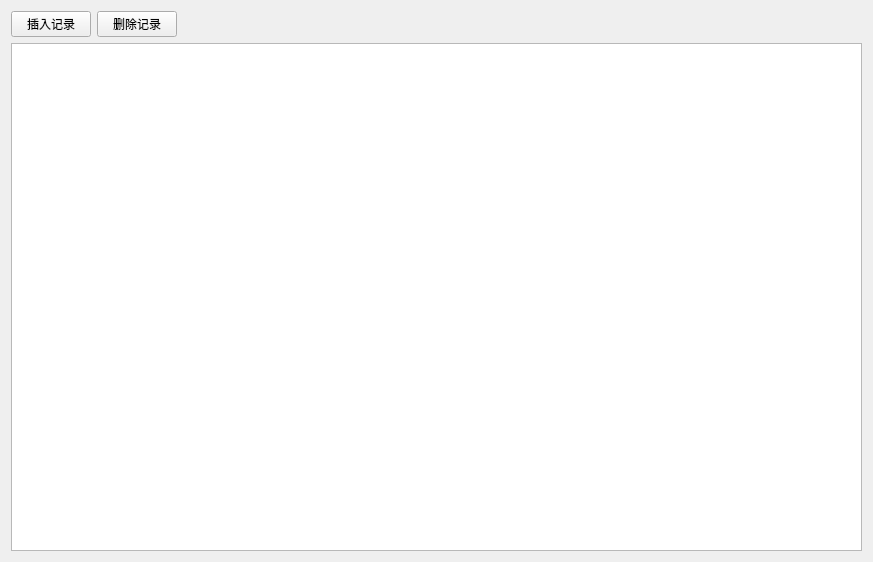
<?xml version="1.0" encoding="UTF-8"?>
<ui version="4.0">
 <class>DBTable</class>
 <widget class="QWidget" name="DBTable">
  <property name="geometry">
   <rect>
    <x>0</x>
    <y>0</y>
    <width>873</width>
    <height>562</height>
   </rect>
  </property>
  <property name="windowTitle">
   <string>DBTable</string>
  </property>
  <layout class="QVBoxLayout" name="verticalLayout">
   <item>
    <layout class="QHBoxLayout" name="horizontalLayout">
     <item>
      <widget class="QPushButton" name="insertButton">
       <property name="text">
        <string>插入记录</string>
       </property>
      </widget>
     </item>
     <item>
      <widget class="QPushButton" name="deleteButton">
       <property name="text">
        <string>删除记录</string>
       </property>
      </widget>
     </item>
     <item>
      <spacer name="horizontalSpacer">
       <property name="orientation">
        <enum>Qt::Horizontal</enum>
       </property>
       <property name="sizeHint" stdset="0">
        <size>
         <width>40</width>
         <height>20</height>
        </size>
       </property>
      </spacer>
     </item>
    </layout>
   </item>
   <item>
    <widget class="QTableView" name="tableView">
     <property name="alternatingRowColors">
      <bool>true</bool>
     </property>
     <property name="sortingEnabled">
      <bool>true</bool>
     </property>
     <attribute name="horizontalHeaderStretchLastSection">
      <bool>true</bool>
     </attribute>
    </widget>
   </item>
  </layout>
 </widget>
 <layoutdefault spacing="6" margin="11"/>
 <resources/>
 <connections/>
</ui>
